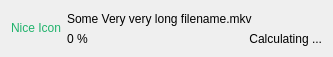
<?xml version="1.0" encoding="UTF-8"?>
<ui version="4.0">
 <class>FileItem</class>
 <widget class="QWidget" name="FileItem">
  <property name="geometry">
   <rect>
    <x>0</x>
    <y>0</y>
    <width>333</width>
    <height>57</height>
   </rect>
  </property>
  <property name="windowTitle">
   <string/>
  </property>
  <layout class="QHBoxLayout" name="horizontalLayout_2">
   <item>
    <widget class="QLabel" name="icon">
     <property name="sizePolicy">
      <sizepolicy hsizetype="Maximum" vsizetype="Preferred">
       <horstretch>0</horstretch>
       <verstretch>0</verstretch>
      </sizepolicy>
     </property>
     <property name="styleSheet">
      <string notr="true">color: rgb(32, 179, 108)</string>
     </property>
     <property name="text">
      <string>Nice Icon</string>
     </property>
     <property name="textFormat">
      <enum>Qt::RichText</enum>
     </property>
    </widget>
   </item>
   <item>
    <layout class="QVBoxLayout" name="verticalLayout">
     <item>
      <widget class="QLabel" name="filename">
       <property name="text">
        <string>Some Very very long filename.mkv</string>
       </property>
      </widget>
     </item>
     <item>
      <layout class="QHBoxLayout" name="horizontalLayout">
       <item>
        <widget class="QLabel" name="status">
         <property name="text">
          <string>0 %</string>
         </property>
        </widget>
       </item>
       <item>
        <widget class="QLabel" name="speed">
         <property name="layoutDirection">
          <enum>Qt::LeftToRight</enum>
         </property>
         <property name="text">
          <string>Calculating ...</string>
         </property>
         <property name="alignment">
          <set>Qt::AlignRight|Qt::AlignTrailing|Qt::AlignVCenter</set>
         </property>
        </widget>
       </item>
      </layout>
     </item>
    </layout>
   </item>
  </layout>
 </widget>
 <resources/>
 <connections/>
</ui>
